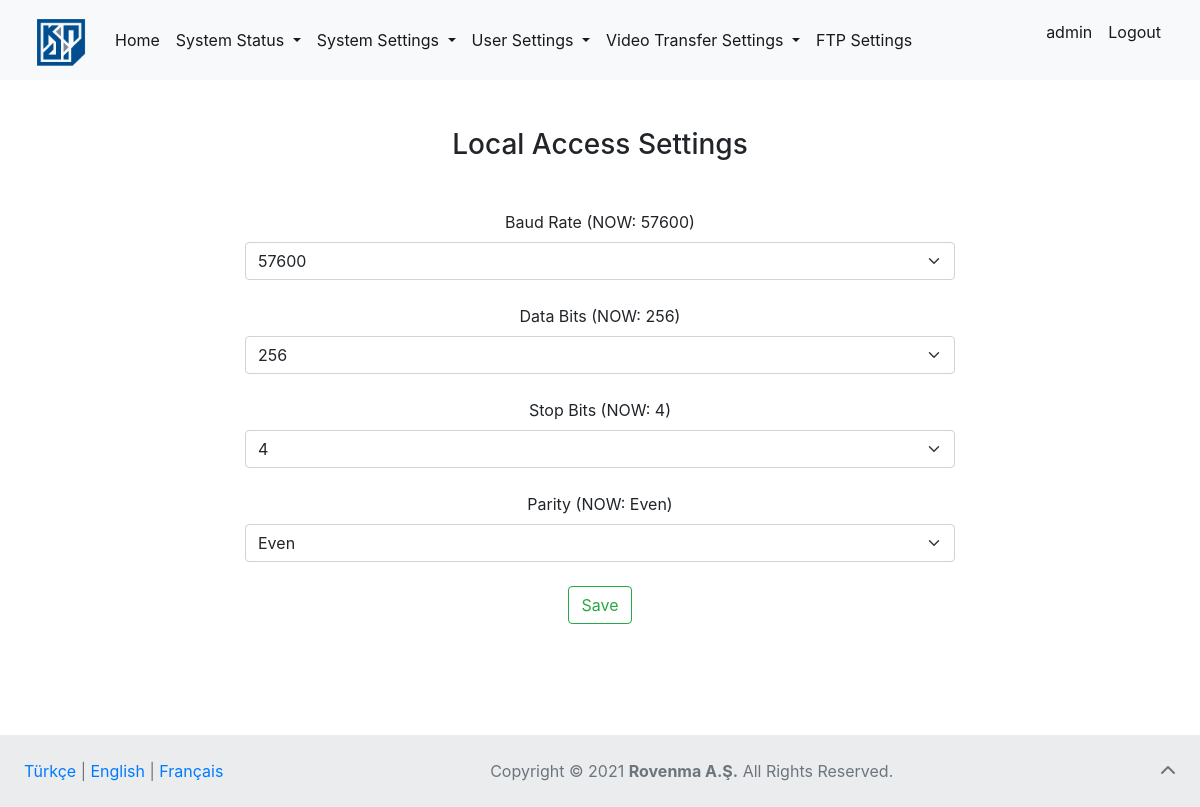
Screenshot of /local-access/ (signed in) with the database file from the repository.
### page_articles/models.py (models this page shows, shortened)
class NavbarFooterArticles(models.Model):
    lang = models.CharField(
        verbose_name="Language (like TR or EN)", max_length=2)
    homepage = models.CharField(verbose_name="Home (link)", max_length=20)
    system_status = models.CharField(
        verbose_name="System Status (dropdown)", max_length=30)
    statistics_field = models.CharField(
        verbose_name="Statistics (field)", max_length=20)
    sensors = models.CharField(verbose_name="Sensors (field)", max_length=20)
    log_records = models.CharField(
        verbose_name="Log Records (field)", max_length=30)
    system_settings = models.CharField(
        verbose_name="System Settings (dropdown)", max_length=30)
    remote_access_settings = models.CharField(
        verbose_name="Remote Access Settings (field)", max_length=35)
    cli_access_settings = models.CharField(
        verbose_name="CLI Access Settings (field)", max_length=35)
    time_settings = models.CharField(
        verbose_name="Time Settings (field)", max_length=35)
    user_settings = models.CharField(
        verbose_name="User Settings (dropdown)", max_length=35)
    user_administration = models.CharField(
        verbose_name="User Administration (field)", max_length=30)
    authorization = models.CharField(
        verbose_name="Authorization (field)", max_length=35)
    password_changing = models.CharField(
        verbose_name="Password Changing (field)", max_length=35)
    video_transfer = models.CharField(
        verbose_name="Video Transfer Settings (dropdown)", max_length=35, default=None, null=True)
    video_transfer_settings = models.CharField(
        verbose_name="Settings (field)", max_length=15, default=None, null=True)
    input_settings = models.CharField(
        verbose_name="Input Settings (field)", max_length=18, default=None, null=True)
    ftp_settings = models.CharField(
        verbose_name="FTP Settings (field)", max_length=15, default=None, null=True)
    logout_link = models.CharField(verbose_name="Logout (link)", max_length=20)
    footer = models.CharField(
        verbose_name="All Rights Reserved (text)", max_length=35)

class LocalAccessArticles(models.Model):
    lang = models.CharField(
        verbose_name="Language (like TR or EN)", max_length=2)
    title = models.CharField(
        verbose_name="Local Access Settings (title)", max_length=35)
    baud_rate = models.CharField(
        verbose_name="Baud Rate (field)", max_length=30)
    data_bits = models.CharField(
        verbose_name="Data Bits (field)", max_length=25)
    stop_bits = models.CharField(
        verbose_name="Stop Bits (field)", max_length=25)
    parity_text = models.CharField(
        verbose_name="Parity (field)", max_length=50)
    now_text = models.CharField(verbose_name="Now", max_length=25)
    save_text = models.CharField(verbose_name="Save (text)", max_length=25)

### settings/models.py (models this page shows, shortened)
class LocalAccessSettings(models.Model):
    baud_rate = models.IntegerField(verbose_name="Baud Rate")
    data_bits = models.IntegerField(verbose_name="Data Bits")
    stop_bits = models.IntegerField(verbose_name="Stop Bits")
    parity = models.CharField(verbose_name="Parity Field", max_length=50)

### settings/views.py (the view, shortened to what this page needs)
# urls.py: path('local-access/', views.local_access_view, name="local_access"),
def local_access_view(request):
    if request.user.is_authenticated:
        lang = "EN"
        cookie_lang = request.COOKIES.get("lang")
        for article in LocalAccessArticles.objects.all():
            if cookie_lang == article.lang:
                lang = article.lang
                break
        articles = LocalAccessArticles.objects.get(lang=lang)
        navbar = NavbarFooterArticles.objects.get(lang=lang)
        values = LocalAccessSettings.objects.all().first()
        return render(request, "settings/local_access.html", {"values": values, "articles": articles, "navbar_articles": navbar})
    else:
        return redirect("login")

### templates/settings/local_access.html (shortened to what this page needs)
{% extends 'base.html' %}
{% block body %}
    <div class="container mt-5">
      <h3 class="text mt-3 mb-5">{{articles.title}}</h3>
        <form method="post">
            <div class="col-8 mt-4">
              <label for="baud_rate" class="form-label">Baud Rate ({{articles.now_text}}: {{values.baud_rate}})</label>
              <select class="form-select" name="baud_rate" id="baud_rate">
                <option value="57600">57600</option>
              </select>
            </div>
            <div class="col-8 mt-4">
              <label for="data_bits" class="form-label">{{articles.data_bits}} ({{articles.now_text}}: {{values.data_bits}})</label>
              <select class="form-select" name="data_bits" id="data_bits">
                <option value="256">256</option>
              </select>
            </div>
          <div class="col-8 mt-4">
              <label for="stop_bits" class="form-label">{{articles.stop_bits}} ({{articles.now_text}}: {{values.stop_bits}})</label>
              <select class="form-select" name="stop_bits" id="stop_bits">
                <option value="4">4</option>
              </select>
            </div>
          <div class="col-8 mt-4 mb-4">
              <label for="parity" class="form-label">{{articles.parity_text}} ({{articles.now_text}}: {{values.parity}})</label>
              <select class="form-select" name="parity" id="parity">
                <option value="Even">Even</option>
              </select>
            </div>
          <button type="submit" style="margin-bottom: 10%;" class="btn btn-outline-success">{{articles.save_text}}</button>
        </form>
    </div>
{% endblock body %}

### templates/base.html (shortened to what this page needs)
<!DOCTYPE html>
<html lang="en">
  <head>
    <link
      href="https://cdn.jsdelivr.net/npm/bootstrap@5.0.2/dist/css/bootstrap.min.css"
      rel="stylesheet"
    />
    <link
      rel="stylesheet"
      href="https://stackpath.bootstrapcdn.com/bootstrap/4.1.3/css/bootstrap.min.css"
    />
  </head>
  <body>
    <div id="page-container">
        {% block nonavbar %}
            <nav class="navbar navbar-expand-lg navbar-light bg-light">
                <div class="container-fluid">
                  <a href="{% url 'home' %}" class="navbar-brand fs-3" href="#">
                    {% load static %}
                    <img
                      width="60"
                      height="50"
                      class="d-inline-block align-text-top"
                      src="{% static 'images/kindi.png' %}"
                      alt="Kindi"
                  /></a>
                  <div class="collapse navbar-collapse" id="navbarSupportedContent">
                    <ul class="navbar-nav me-auto mb-2 mb-lg-0">
                      <li class="nav-item">
                        <a
                          class="nav-link active"
                          aria-current="page"
                          href="{% url 'home' %}"
                          >{{ navbar_articles.homepage }}</a
                        >
                      </li>
                      <div class="nav navbar-nav me-auto mb-2 mb-lg-0">
                        <li class="nav-item dropdown">
                          <a
                            class="nav-link dropdown-toggle active"
                            href="#"
                            id="navbarDropdown"
                            role="button"
                            data-bs-toggle="dropdown"
                            aria-expanded="false"
                          >
                            {{ navbar_articles.system_status }}
                          </a>
                        </li>
                        <li class="nav-item dropdown">
                          <a
                            class="nav-link dropdown-toggle active"
                            href="#"
                            id="system_settings"
                            role="button"
                            data-bs-toggle="dropdown"
                            aria-expanded="false"
                          >
                            {{ navbar_articles.system_settings}}
                          </a>
                        </li>
                        <li class="nav-item dropdown">
                          <a
                            class="nav-link dropdown-toggle active"
                            href="#"
                            id="user_settings"
                            role="button"
                            data-bs-toggle="dropdown"
                            aria-expanded="false"
                          >
                            {{ navbar_articles.user_settings }}
                          </a>
                        </li>
                        <li class="nav-item dropdown">
                          <a
                            class="nav-link dropdown-toggle active"
                            href="#"
                            id="video_transfer"
                            role="button"
                            data-bs-toggle="dropdown"
                            aria-expanded="false"
                          >
                            {{ navbar_articles.video_transfer }}
                          </a>
                        </li>
                      </div>
                      <li class="nav-item">
                        <a
                          class="nav-link active"
                          aria-current="page"
                          href="{% url 'ftp_settings' %}"
                          >{{ navbar_articles.ftp_settings }}</a
                        >
                      </li>
                    </ul>
                    <ul class="nav navbar-nav navbar-right">
                      <li class="nav-item">
                        <p class="nav-link active">{{request.user}}</p>
                      </li>
                      <li class="nav-item">
                        <a
                          class="nav-link active"
                          aria-current="page"
                          href="{% url 'logout' %}"
                          >{{ navbar_articles.logout_link }}</a
                        >
                      </li>
                    </ul>
                  </div>
                </div>
              </nav>
        {% endblock nonavbar %}
        <div id="content-wrap">
         {% block body %} {% endblock body %}
        </div>
        {% block nofooter %}
            <footer id="footer" class="text-center text-lg-start bg-light text-muted">
          <div
            class="text-center p-4"
            style="background-color: rgba(0, 0, 0, 0.05)"
          >
            <div style="display: inline-block; float: left;">
              <a href="{% url 'change_lang' lang='TR' %}">Türkçe</a> |
              <a href="{% url 'change_lang' lang='EN' %}">English</a> |
              <a href="{% url 'change_lang' lang='FR' %}">Français</a>
            </div>
            <div style="text-align: center;">
              <a
                href="https://www.copyright.gov/what-is-copyright/"
                class="text-reset"
                target="_blank"
                >Copyright ©</a
              >
              2021
              <a
                target="_blank"
                class="text-reset fw-bold"
                href="https://www.rovenma.com/"
                >Rovenma A.Ş.</a
              >
              {{ navbar_articles.footer }}.
            <a
              class="text-muted"
              style="display: inline-block; float: right"
              href="#"
              ><i class="fas fa-chevron-up"></i
            ></a>
            </div>
          </div>
        </footer>
        {% endblock nofooter %}
  </body>
</html>

### templates/base.html (style rules this page uses)
#page-container { position: relative; min-height: 100vh; }
#content-wrap { padding-bottom: 4.5rem; }
#footer { position: absolute; bottom: 0; width: 100%; height: 4.5rem; }

### templates/settings/local_access.html (style rules this page uses)
h3 { text-align: center; }
form { text-align: center; }
.col-8 { margin-left: auto; margin-right: auto; }

### rows the page displays
NavbarFooterArticles: homepage "Home", system_status "System Status", system_settings "System Settings", user_settings "User Settings", video_transfer "Video Transfer Settings", ftp_settings "FTP Settings", logout_link "Logout", footer "All Rights Reserved"
LocalAccessArticles: title "Local Access Settings", now_text "NOW", data_bits "Data Bits", stop_bits "Stop Bits", parity_text "Parity", save_text "Save"
LocalAccessSettings: baud_rate "57600", data_bits "256", stop_bits "4", parity "Even"

### other values shown
{{ request.user }} "admin"
